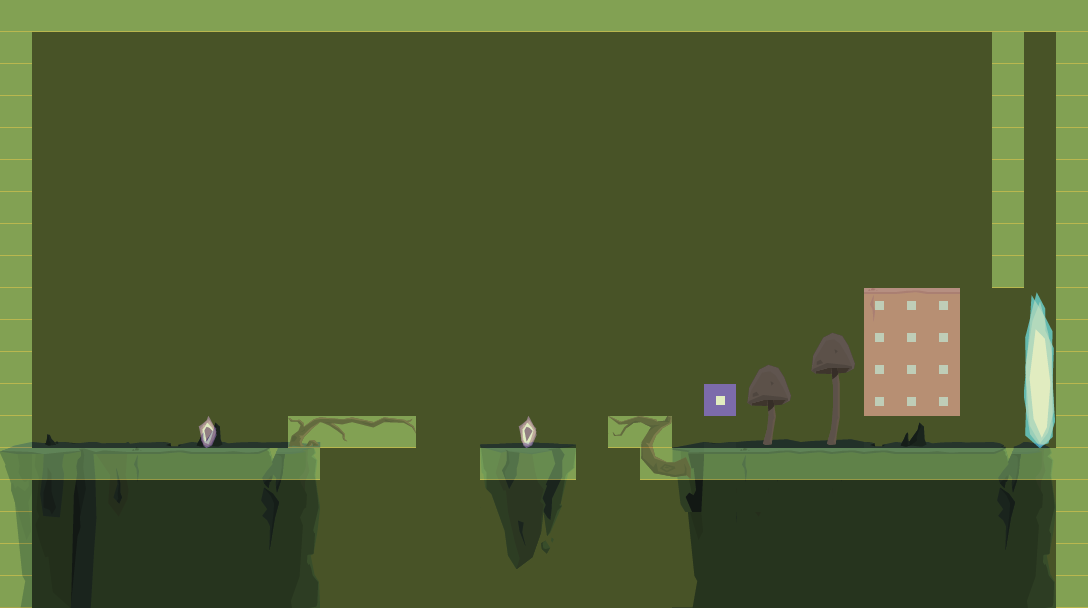

A 2D game scene composited from a Tiled map and its tileset images. What follows is a short description and the map's XML, with each tile layer's data collapsed to a summary:
An orthogonal 34x19 tile map with 32x32 px tiles, 2 tile layers (colissionLayer, firstLayer), 2 hidden layers not drawn.

<map version="1.0" orientation="orthogonal" renderorder="right-down" width="34" height="19" tilewidth="32" tileheight="32" nextobjectid="1">
 <tileset firstgid="1" name="Test" tilewidth="32" tileheight="32" tilecount="1216" columns="32">
  <image source="tileset.png" width="1024" height="1216" />
  <tile id="192">
   <properties>
    <property name="layer_index" value="3" />
   </properties>
  </tile>
  <tile id="224">
   <properties>
    <property name="layer_index" value="2" />
   </properties>
  </tile>
  <tile id="256">
   <properties>
    <property name="layer_index" value="1" />
   </properties>
  </tile>
  <tile id="329">
   <properties>
    <property name="layer_index" value="1" />
    <property name="portal" value="1" />
   </properties>
  </tile>
  <tile id="352">
   <properties>
    <property name="is_gem" value="1" />
    <property name="layer_index" value="2" />
   </properties>
  </tile>
  <tile id="353">
   <properties>
    <property name="is_gem" value="1" />
    <property name="layer_index" value="1" />
   </properties>
  </tile>
  <tile id="367">
   <properties>
    <property name="layer_index" value="3" />
    <property name="portal" value="1" />
   </properties>
  </tile>
  <tile id="369">
   <properties>
    <property name="layer_destroy" type="bool" value="true" />
    <property name="layer_gem" value="1" />
    <property name="layer_index" value="3" />
    <property name="layer_rollback" type="bool" value="false" />
   </properties>
  </tile>
  <tile id="370">
   <properties>
    <property name="layer_destroy" type="bool" value="true" />
    <property name="layer_gem" value="1" />
    <property name="layer_index" value="2" />
    <property name="layer_rollback" type="bool" value="false" />
   </properties>
  </tile>
  <tile id="371">
   <properties>
    <property name="layer_destroy" type="bool" value="false" />
    <property name="layer_gem" value="1" />
    <property name="layer_index" value="2" />
    <property name="layer_rollback" type="bool" value="true" />
   </properties>
  </tile>
  <tile id="372">
   <properties>
    <property name="layer_destroy" type="bool" value="false" />
    <property name="layer_gem" type="int" value="1" />
    <property name="layer_index" type="int" value="1" />
    <property name="layer_rollback" type="bool" value="true" />
   </properties>
  </tile>
  <tile id="384">
   <properties>
    <property name="is_gem" value="1" />
    <property name="layer_index" value="3" />
   </properties>
  </tile>
  <tile id="399">
   <properties>
    <property name="layer_index" value="3" />
    <property name="portal" value="1" />
   </properties>
  </tile>
  <tile id="431">
   <properties>
    <property name="layer_index" value="3" />
    <property name="portal" value="1" />
   </properties>
  </tile>
  <tile id="433">
   <properties>
    <property name="layer_index" value="1" />
    <property name="removed_block" type="bool" value="true" />
   </properties>
  </tile>
  <tile id="434">
   <properties>
    <property name="layer_index" value="2" />
    <property name="removed_block" type="bool" value="true" />
   </properties>
  </tile>
  <tile id="435">
   <properties>
    <property name="layer_index" value="3" />
    <property name="removed_block" type="bool" value="true" />
   </properties>
  </tile>
  <tile id="436">
   <properties>
    <property name="layer_index" type="int" value="1" />
    <property name="trigger" type="bool" value="true" />
   </properties>
  </tile>
  <tile id="437">
   <properties>
    <property name="layer_index" type="int" value="2" />
    <property name="trigger" type="bool" value="true" />
   </properties>
  </tile>
  <tile id="438">
   <properties>
    <property name="layer_index" type="int" value="3" />
    <property name="trigger" type="bool" value="true" />
   </properties>
  </tile>
  <tile id="448">
   <properties>
    <property name="layer_index" value="3" />
    <property name="portal" value="1" />
   </properties>
  </tile>
  <tile id="453">
   <properties>
    <property name="is_gem" value="1" />
    <property name="layer_index" value="1" />
   </properties>
  </tile>
  <tile id="463">
   <properties>
    <property name="layer_index" value="3" />
    <property name="portal" value="1" />
   </properties>
  </tile>
  <tile id="480">
   <properties>
    <property name="layer_index" value="1" />
   </properties>
  </tile>
  <tile id="495">
   <properties>
    <property name="layer_index" value="3" />
    <property name="portal" value="1" />
   </properties>
  </tile>
 </tileset>
 <layer name="colissionLayer" width="34" height="19">
  <data>[646 cells, 129 non-empty, 9 distinct tile ids]</data>
 </layer>
 <layer name="thirdLayer" width="34" height="19" visible="0">
  <data>[646 cells, 646 non-empty, 1 distinct tile ids]</data>
 </layer>
 <layer name="secondLayer" width="34" height="19" visible="0">
  <data>[646 cells, 646 non-empty, 1 distinct tile ids]</data>
 </layer>
 <layer name="firstLayer" width="34" height="19" opacity="0.4">
  <data>[646 cells, 646 non-empty, 105 distinct tile ids]</data>
 </layer>
</map>
